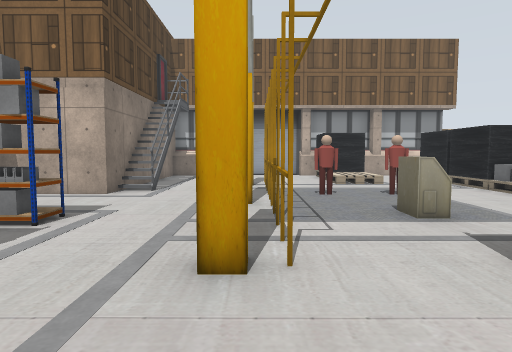
View 1 (above)

16 first-person views from a walk through a robot-simulator world made for Gazebo. The camera is 1.2 m above the floor, tilts 4° down and sees 75° across. Floor lines are 1 m apart. The floor is counted in squares, 1 m on a side. Each view is taken from the middle of a square. On the plan, view 1 faces up. The plan holds only what a view shows up to about 13 squares ahead; the rest is blank. Some stock models are drawn as simple stand-ins. Some surface patterns are stand-ins.

View 2
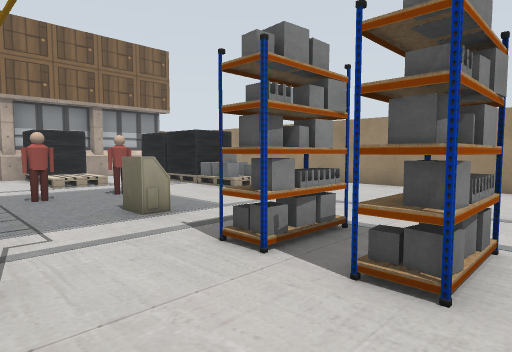

View 3
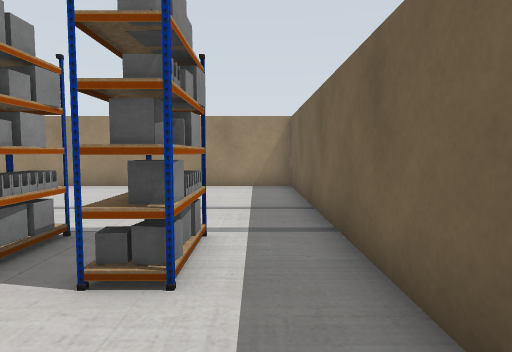

View 4
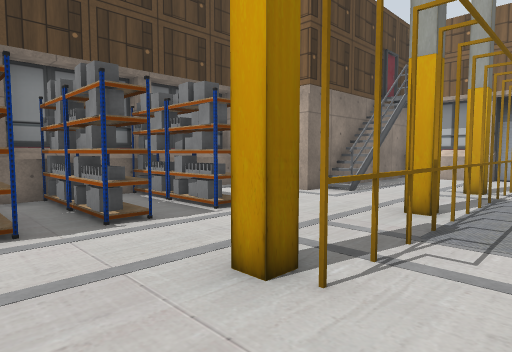

View 5
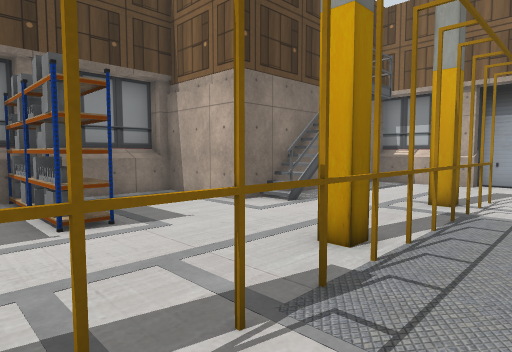

View 6
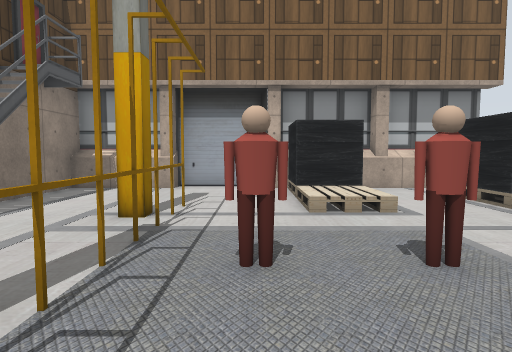

View 7
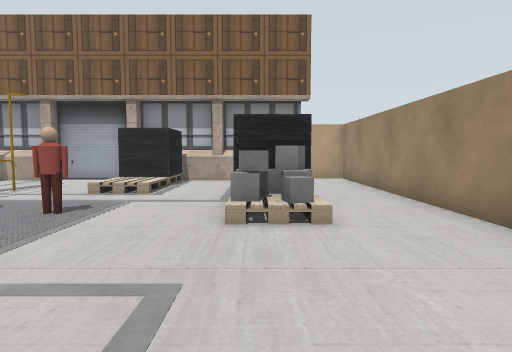

View 8
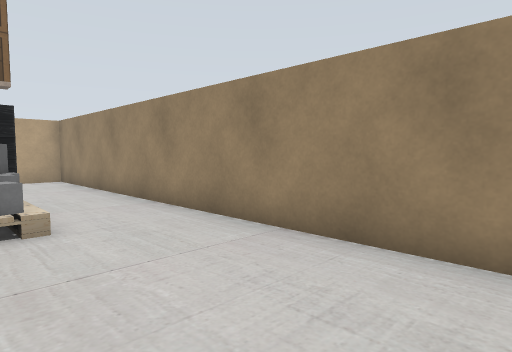

View 9
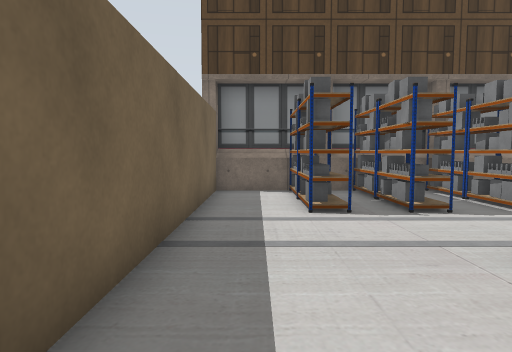

View 10
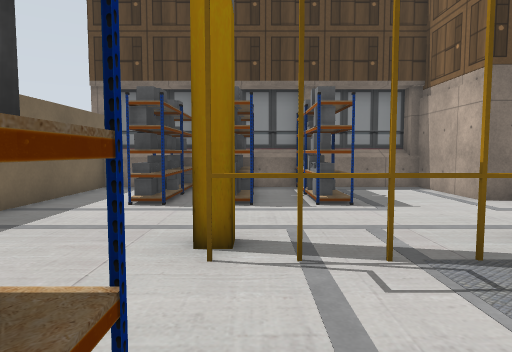

View 11
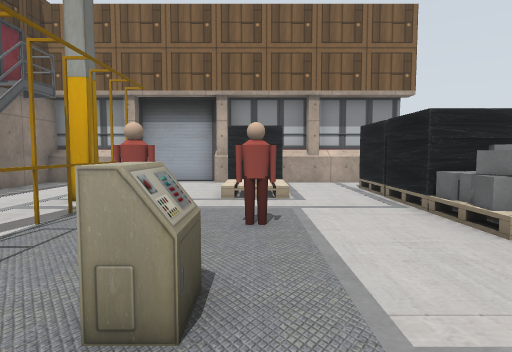

View 12
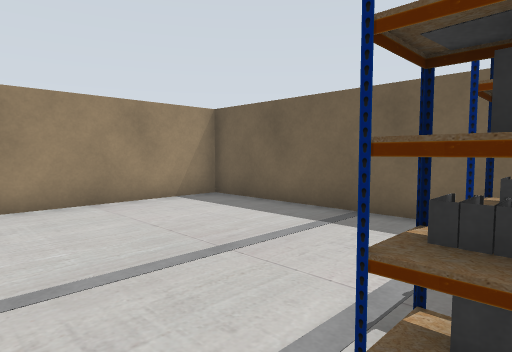

View 13
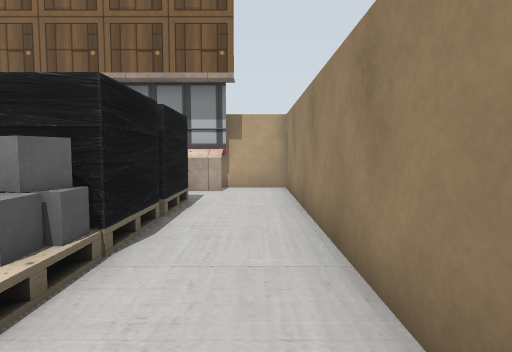

View 14
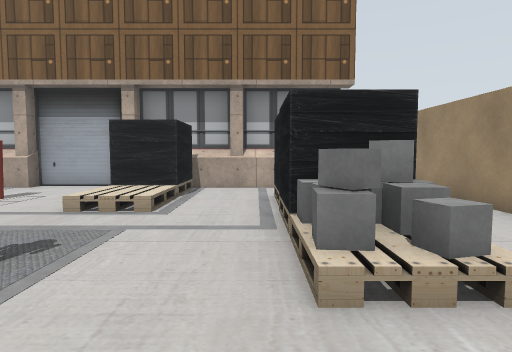

View 15
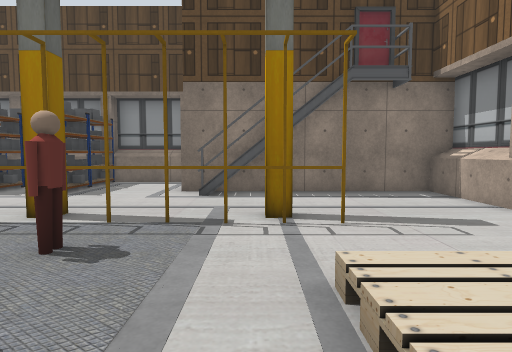

View 16
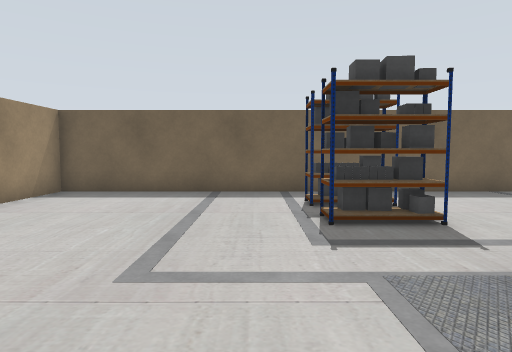

### Floor plan
Key: @ floor where view 1 was taken; # wall or solid block; . floor; = window, fence, low wall or low ledge; P yellow post; E person.
Columns run from 8 left of view 1 to 12 right of it. Each row starts with its distance up from view 1.
 19                   ###
 18    ################.#
 17    =.......=#=......#
 16    #.......= =......#
 15    #.......=#=..##..#
 14    #.......===..##..#
 13    #....P..===..##..#
 12     ##..P.......=#..#
 11     ##..P.......##..#
 10 ####....P.E.E...##..#
  9 #.......P.......#=..#
  8 #.......P...........#
  7 #.......P..=........#
  6 #####...P..=........#
  5 #.......P...........#
  4 #####...P...........#
  3    ##...P..##.......#
  2    ##...............#
  1 #####......##.......#
  0 #.......@...........#
 -1 #...................#
 -2 #####################

Positions as (right, up) in squares from view 1, and headings:
1: (0, 0), facing up
2: (0, 0), facing up-right
3: (0, 0), facing right
4: (2, 1), facing up-left
5: (2, 4), facing up-left
6: (2, 6), facing up
7: (8, 3), facing up
8: (8, 3), facing up-right
9: (3, 0), facing left
10: (4, 4), facing left
11: (4, 4), facing up
12: (4, 5), facing down-right
13: (11, 7), facing up
14: (7, 6), facing up
15: (6, 12), facing left
16: (6, 9), facing down
